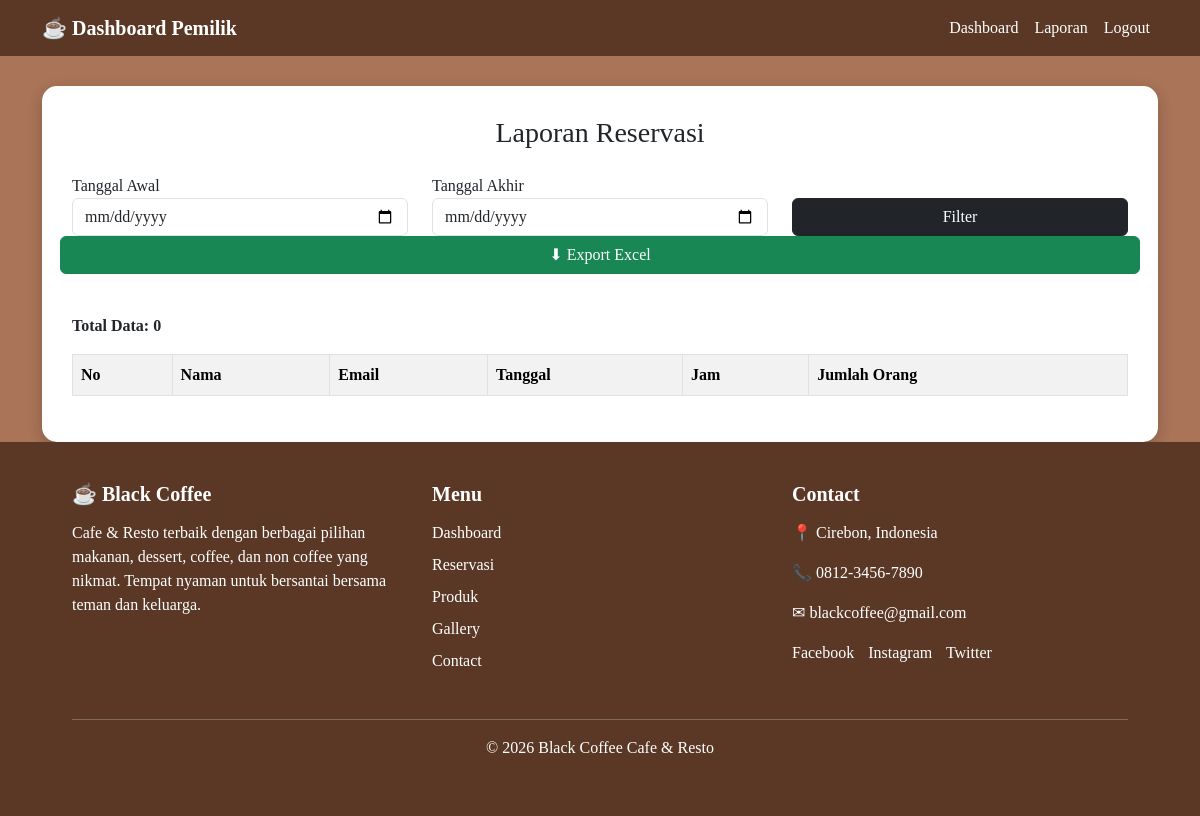
Before: /pemilik/index.php?page=laporan (signed in) with the older database file.
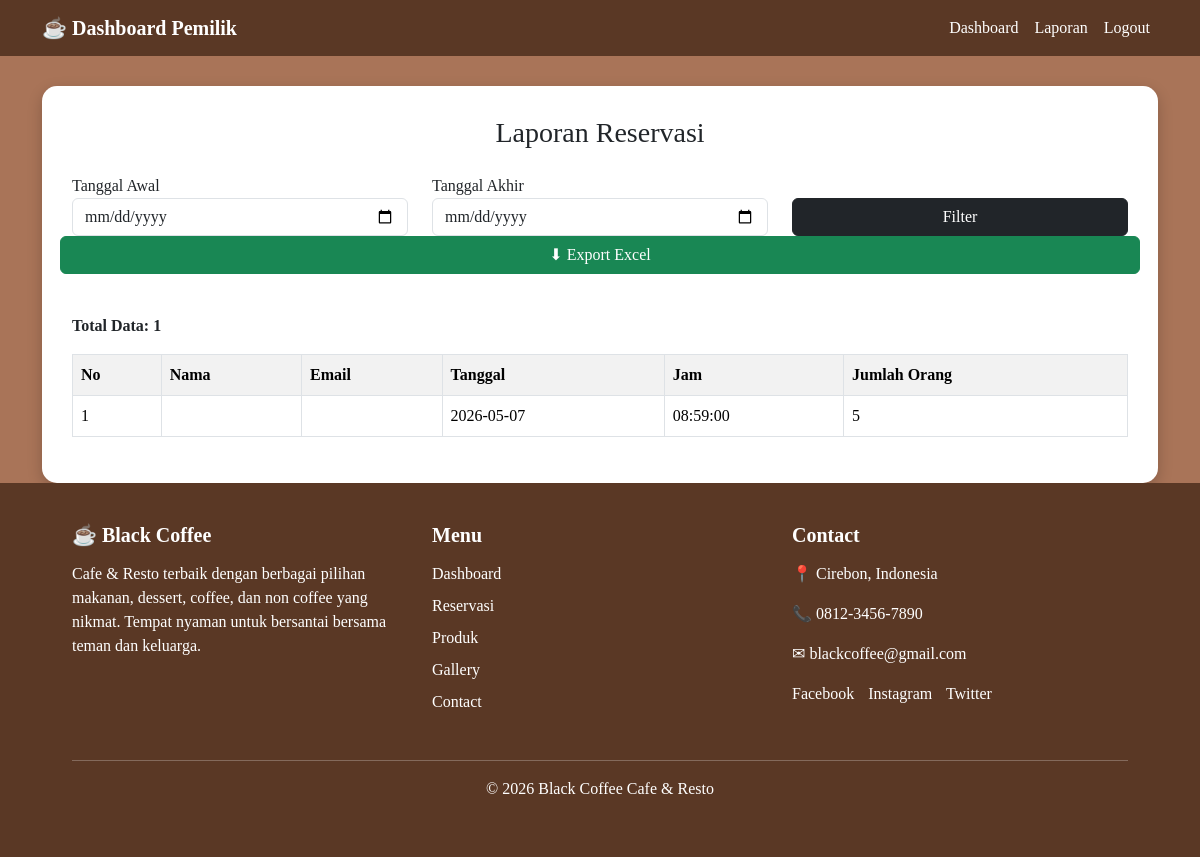
After: the same page with the newer database file.
### tables this page shows
CREATE TABLE `reservasi` (
  `id_reservasi` int(11) NOT NULL,
  `id_user` int(11) NOT NULL,
  `tanggal` date NOT NULL,
  `jam` time NOT NULL,
  `jumlah_orang` int(11) NOT NULL,
  `status` enum('menunggu','disetujui','ditolak') DEFAULT 'menunggu',
  `created_at` timestamp NOT NULL DEFAULT current_timestamp()
);

### pemilik/index.php (called while the page is built, shortened)
<?php
include "dashboard.php";
?>

### pemilik/laporan.php (the view, shortened to what this page needs)
<?php
include "../koneksi.php";
$awal  = isset($_GET['awal']) ? $_GET['awal'] : '';
$akhir = isset($_GET['akhir']) ? $_GET['akhir'] : '';
if ($awal && $akhir) {
    $query = "SELECT * FROM reservasi
              WHERE tanggal BETWEEN '$awal' AND '$akhir'
              ORDER BY tanggal DESC";
} else {
    $query = "SELECT * FROM reservasi ORDER BY tanggal DESC";
}
$data = mysqli_query($conn, $query);
$total_data = mysqli_num_rows($data);
?>
<div class="container-box">
<h3 class="mb-4 text-center">Laporan Reservasi</h3>
<form method="GET" class="row mb-4">
<div class="col-md-4">
<label>Tanggal Awal</label>
<input type="date" name="awal" class="form-control" value="<?= $awal ?>">
</div>
<div class="col-md-4">
<label>Tanggal Akhir</label>
<input type="date" name="akhir" class="form-control" value="<?= $akhir ?>">
</div>
<div class="col-md-4 d-flex align-items-end">
<button class="btn btn-dark w-100">Filter</button>
</div>
<a href="export_excel.php?awal=<?= $awal ?>&akhir=<?= $akhir ?>"
   class="btn btn-success mb-3">
   ⬇ Export Excel
</a>
</form>
<div class="mb-3">
<b>Total Data: <?= $total_data ?></b>
</div>
<table class="table table-bordered table-striped">
<tr>
<th>No</th>
<th>Nama</th>
<th>Email</th>
<th>Tanggal</th>
<th>Jam</th>
<th>Jumlah Orang</th>
</tr>
<?php $no = 1; while($r = mysqli_fetch_assoc($data)){ ?>
<tr>
<td><?= $no++ ?></td>
<td><?= $r['nama'] ?></td>
<td><?= $r['email'] ?></td>
<td><?= $r['tanggal'] ?></td>
<td><?= $r['jam'] ?></td>
<td><?= $r['jumlah_orang'] ?></td>
</tr>
<?php } ?>
</table>
</div>

Changed rows visible on the page:
added reservasi: tanggal "2026-05-07", jam "08:59:00", jumlah_orang "5"
Other visible differences:
$total_data: "0" → "1"
